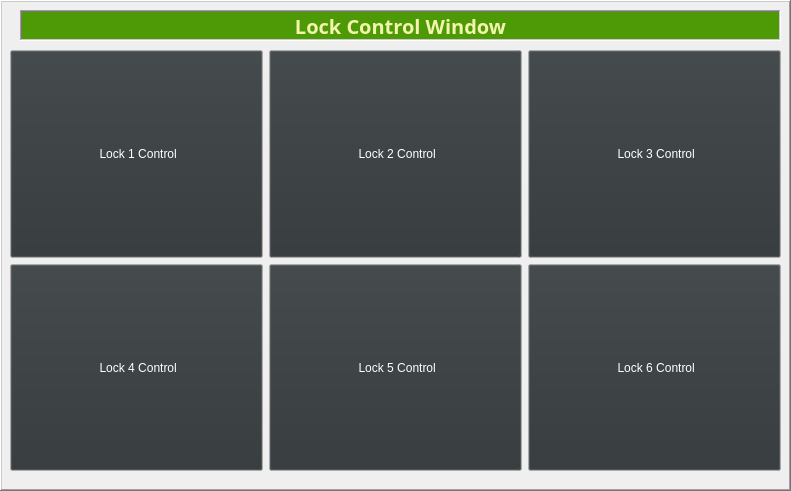
  <widget class="QFrame" name="frame">
   <property name="geometry">
    <rect>
     <x>220</x>
     <y>10</y>
     <width>791</width>
     <height>491</height>
    </rect>
   </property>
   <property name="frameShape">
    <enum>QFrame::WinPanel</enum>
   </property>
   <property name="frameShadow">
    <enum>QFrame::Raised</enum>
   </property>
   <widget class="QWidget" name="gridLayoutWidget">
    <property name="geometry">
     <rect>
      <x>10</x>
      <y>50</y>
      <width>771</width>
      <height>421</height>
     </rect>
    </property>
    <layout class="QGridLayout" name="gridLayout">
     <item row="2" column="0">
      <widget class="QPushButton" name="pushButton_9">
       <property name="sizePolicy">
        <sizepolicy hsizetype="MinimumExpanding" vsizetype="MinimumExpanding">
         <horstretch>0</horstretch>
         <verstretch>0</verstretch>
        </sizepolicy>
       </property>
       <property name="palette">
        <palette>
         <active>
          <colorrole role="Button">
           <brush brushstyle="SolidPattern">
            <color alpha="255">
             <red>46</red>
             <green>52</green>
             <blue>54</blue>
            </color>
           </brush>
          </colorrole>
          <colorrole role="ButtonText">
           <brush brushstyle="SolidPattern">
            <color alpha="255">
             <red>255</red>
             <green>255</green>
             <blue>255</blue>
            </color>
           </brush>
          </colorrole>
         </active>
         <inactive>
          <colorrole role="Button">
           <brush brushstyle="SolidPattern">
            <color alpha="255">
             <red>46</red>
             <green>52</green>
             <blue>54</blue>
            </color>
           </brush>
          </colorrole>
          <colorrole role="ButtonText">
           <brush brushstyle="SolidPattern">
            <color alpha="255">
             <red>255</red>
             <green>255</green>
             <blue>255</blue>
            </color>
           </brush>
          </colorrole>
         </inactive>
         <disabled>
          <colorrole role="Button">
           <brush brushstyle="SolidPattern">
            <color alpha="255">
             <red>46</red>
             <green>52</green>
             <blue>54</blue>
            </color>
           </brush>
          </colorrole>
          <colorrole role="ButtonText">
           <brush brushstyle="SolidPattern">
            <color alpha="255">
             <red>190</red>
             <green>190</green>
             <blue>190</blue>
            </color>
           </brush>
          </colorrole>
         </disabled>
        </palette>
       </property>
       <property name="text">
        <string> Lock 4 Control</string>
       </property>
       <property name="icon">
        <iconset>
         <normaloff>../build-aces-Desktop-Debug/icons/White_Lock.png</normaloff>../build-aces-Desktop-Debug/icons/White_Lock.png</iconset>
       </property>
       <property name="iconSize">
        <size>
         <width>50</width>
         <height>50</height>
        </size>
       </property>
      </widget>
     </item>
     <item row="0" column="2">
      <widget class="QPushButton" name="pushButton_8">
       <property name="sizePolicy">
        <sizepolicy hsizetype="MinimumExpanding" vsizetype="MinimumExpanding">
         <horstretch>0</horstretch>
         <verstretch>0</verstretch>
        </sizepolicy>
       </property>
       <property name="palette">
        <palette>
         <active>
          <colorrole role="Button">
           <brush brushstyle="SolidPattern">
            <color alpha="255">
             <red>46</red>
             <green>52</green>
             <blue>54</blue>
            </color>
           </brush>
          </colorrole>
          <colorrole role="ButtonText">
           <brush brushstyle="SolidPattern">
            <color alpha="255">
             <red>255</red>
             <green>255</green>
             <blue>255</blue>
            </color>
           </brush>
          </colorrole>
         </active>
         <inactive>
          <colorrole role="Button">
           <brush brushstyle="SolidPattern">
            <color alpha="255">
             <red>46</red>
             <green>52</green>
             <blue>54</blue>
            </color>
           </brush>
          </colorrole>
          <colorrole role="ButtonText">
           <brush brushstyle="SolidPattern">
            <color alpha="255">
             <red>255</red>
             <green>255</green>
             <blue>255</blue>
            </color>
           </brush>
          </colorrole>
         </inactive>
         <disabled>
          <colorrole role="Button">
           <brush brushstyle="SolidPattern">
            <color alpha="255">
             <red>46</red>
             <green>52</green>
             <blue>54</blue>
            </color>
           </brush>
          </colorrole>
          <colorrole role="ButtonText">
           <brush brushstyle="SolidPattern">
            <color alpha="255">
             <red>190</red>
             <green>190</green>
             <blue>190</blue>
            </color>
           </brush>
          </colorrole>
         </disabled>
        </palette>
       </property>
       <property name="text">
        <string> Lock 3 Control</string>
       </property>
       <property name="icon">
        <iconset>
         <normaloff>../build-aces-Desktop-Debug/icons/White_Lock.png</normaloff>../build-aces-Desktop-Debug/icons/White_Lock.png</iconset>
       </property>
       <property name="iconSize">
        <size>
         <width>50</width>
         <height>50</height>
        </size>
       </property>
      </widget>
     </item>
     <item row="0" column="1">
      <widget class="QPushButton" name="pushButton_7">
       <property name="sizePolicy">
        <sizepolicy hsizetype="MinimumExpanding" vsizetype="MinimumExpanding">
         <horstretch>0</horstretch>
         <verstretch>0</verstretch>
        </sizepolicy>
       </property>
       <property name="palette">
        <palette>
         <active>
          <colorrole role="Button">
           <brush brushstyle="SolidPattern">
            <color alpha="255">
             <red>46</red>
             <green>52</green>
             <blue>54</blue>
            </color>
           </brush>
          </colorrole>
          <colorrole role="ButtonText">
           <brush brushstyle="SolidPattern">
            <color alpha="255">
             <red>255</red>
             <green>255</green>
             <blue>255</blue>
            </color>
           </brush>
          </colorrole>
         </active>
         <inactive>
          <colorrole role="Button">
           <brush brushstyle="SolidPattern">
            <color alpha="255">
             <red>46</red>
             <green>52</green>
             <blue>54</blue>
            </color>
           </brush>
          </colorrole>
          <colorrole role="ButtonText">
           <brush brushstyle="SolidPattern">
            <color alpha="255">
             <red>255</red>
             <green>255</green>
             <blue>255</blue>
            </color>
           </brush>
          </colorrole>
         </inactive>
         <disabled>
          <colorrole role="Button">
           <brush brushstyle="SolidPattern">
            <color alpha="255">
             <red>46</red>
             <green>52</green>
             <blue>54</blue>
            </color>
           </brush>
          </colorrole>
          <colorrole role="ButtonText">
           <brush brushstyle="SolidPattern">
            <color alpha="255">
             <red>190</red>
             <green>190</green>
             <blue>190</blue>
            </color>
           </brush>
          </colorrole>
         </disabled>
        </palette>
       </property>
       <property name="text">
        <string> Lock 2 Control</string>
       </property>
       <property name="icon">
        <iconset>
         <normaloff>../build-aces-Desktop-Debug/icons/White_Lock.png</normaloff>../build-aces-Desktop-Debug/icons/White_Lock.png</iconset>
       </property>
       <property name="iconSize">
        <size>
         <width>50</width>
         <height>50</height>
        </size>
       </property>
      </widget>
     </item>
     <item row="2" column="1">
      <widget class="QPushButton" name="pushButton_10">
       <property name="sizePolicy">
        <sizepolicy hsizetype="MinimumExpanding" vsizetype="MinimumExpanding">
         <horstretch>0</horstretch>
         <verstretch>0</verstretch>
        </sizepolicy>
       </property>
       <property name="palette">
        <palette>
         <active>
          <colorrole role="Button">
           <brush brushstyle="SolidPattern">
            <color alpha="255">
             <red>46</red>
             <green>52</green>
             <blue>54</blue>
            </color>
           </brush>
          </colorrole>
          <colorrole role="ButtonText">
           <brush brushstyle="SolidPattern">
            <color alpha="255">
             <red>255</red>
             <green>255</green>
             <blue>255</blue>
            </color>
           </brush>
          </colorrole>
         </active>
         <inactive>
          <colorrole role="Button">
           <brush brushstyle="SolidPattern">
            <color alpha="255">
             <red>46</red>
             <green>52</green>
             <blue>54</blue>
            </color>
           </brush>
          </colorrole>
          <colorrole role="ButtonText">
           <brush brushstyle="SolidPattern">
            <color alpha="255">
             <red>255</red>
             <green>255</green>
             <blue>255</blue>
            </color>
           </brush>
          </colorrole>
         </inactive>
         <disabled>
          <colorrole role="Button">
           <brush brushstyle="SolidPattern">
            <color alpha="255">
             <red>46</red>
             <green>52</green>
             <blue>54</blue>
            </color>
           </brush>
          </colorrole>
          <colorrole role="ButtonText">
           <brush brushstyle="SolidPattern">
            <color alpha="255">
             <red>190</red>
             <green>190</green>
             <blue>190</blue>
            </color>
           </brush>
          </colorrole>
         </disabled>
        </palette>
       </property>
       <property name="text">
        <string> Lock 5 Control</string>
       </property>
       <property name="icon">
        <iconset>
         <normaloff>../build-aces-Desktop-Debug/icons/White_Lock.png</normaloff>../build-aces-Desktop-Debug/icons/White_Lock.png</iconset>
       </property>
       <property name="iconSize">
        <size>
         <width>50</width>
         <height>50</height>
        </size>
       </property>
      </widget>
     </item>
     <item row="2" column="2">
      <widget class="QPushButton" name="pushButton_11">
       <property name="sizePolicy">
        <sizepolicy hsizetype="MinimumExpanding" vsizetype="MinimumExpanding">
         <horstretch>0</horstretch>
         <verstretch>0</verstretch>
        </sizepolicy>
       </property>
       <property name="palette">
        <palette>
         <active>
          <colorrole role="Button">
           <brush brushstyle="SolidPattern">
            <color alpha="255">
             <red>46</red>
             <green>52</green>
             <blue>54</blue>
            </color>
           </brush>
          </colorrole>
          <colorrole role="ButtonText">
           <brush brushstyle="SolidPattern">
            <color alpha="255">
             <red>255</red>
             <green>255</green>
             <blue>255</blue>
            </color>
           </brush>
          </colorrole>
         </active>
         <inactive>
          <colorrole role="Button">
           <brush brushstyle="SolidPattern">
            <color alpha="255">
             <red>46</red>
             <green>52</green>
             <blue>54</blue>
            </color>
           </brush>
          </colorrole>
          <colorrole role="ButtonText">
           <brush brushstyle="SolidPattern">
            <color alpha="255">
             <red>255</red>
             <green>255</green>
             <blue>255</blue>
            </color>
           </brush>
          </colorrole>
         </inactive>
         <disabled>
          <colorrole role="Button">
           <brush brushstyle="SolidPattern">
            <color alpha="255">
             <red>46</red>
             <green>52</green>
             <blue>54</blue>
            </color>
           </brush>
          </colorrole>
          <colorrole role="ButtonText">
           <brush brushstyle="SolidPattern">
            <color alpha="255">
             <red>190</red>
             <green>190</green>
             <blue>190</blue>
            </color>
           </brush>
          </colorrole>
         </disabled>
        </palette>
       </property>
       <property name="text">
        <string> Lock 6 Control</string>
       </property>
       <property name="icon">
        <iconset>
         <normaloff>../build-aces-Desktop-Debug/icons/White_Lock.png</normaloff>../build-aces-Desktop-Debug/icons/White_Lock.png</iconset>
       </property>
       <property name="iconSize">
        <size>
         <width>50</width>
         <height>50</height>
        </size>
       </property>
      </widget>
     </item>
     <item row="0" column="0">
      <widget class="QPushButton" name="pushButton_6">
       <property name="sizePolicy">
        <sizepolicy hsizetype="MinimumExpanding" vsizetype="MinimumExpanding">
         <horstretch>0</horstretch>
         <verstretch>0</verstretch>
        </sizepolicy>
       </property>
       <property name="palette">
        <palette>
         <active>
          <colorrole role="Button">
           <brush brushstyle="SolidPattern">
            <color alpha="255">
             <red>46</red>
             <green>52</green>
             <blue>54</blue>
            </color>
           </brush>
          </colorrole>
          <colorrole role="ButtonText">
           <brush brushstyle="SolidPattern">
            <color alpha="255">
             <red>255</red>
             <green>255</green>
             <blue>255</blue>
            </color>
           </brush>
          </colorrole>
         </active>
         <inactive>
          <colorrole role="Button">
           <brush brushstyle="SolidPattern">
            <color alpha="255">
             <red>46</red>
             <green>52</green>
             <blue>54</blue>
            </color>
           </brush>
          </colorrole>
          <colorrole role="ButtonText">
           <brush brushstyle="SolidPattern">
            <color alpha="255">
             <red>255</red>
             <green>255</green>
             <blue>255</blue>
            </color>
           </brush>
          </colorrole>
         </inactive>
         <disabled>
          <colorrole role="Button">
           <brush brushstyle="SolidPattern">
            <color alpha="255">
             <red>46</red>
             <green>52</green>
             <blue>54</blue>
            </color>
           </brush>
          </colorrole>
          <colorrole role="ButtonText">
           <brush brushstyle="SolidPattern">
            <color alpha="255">
             <red>190</red>
             <green>190</green>
             <blue>190</blue>
            </color>
           </brush>
          </colorrole>
         </disabled>
        </palette>
       </property>
       <property name="text">
        <string> Lock 1 Control</string>
       </property>
       <property name="icon">
        <iconset>
         <normaloff>../build-aces-Desktop-Debug/icons/White_Lock.png</normaloff>../build-aces-Desktop-Debug/icons/White_Lock.png</iconset>
       </property>
       <property name="iconSize">
        <size>
         <width>50</width>
         <height>50</height>
        </size>
       </property>
      </widget>
     </item>
    </layout>
   </widget>
   <widget class="QLabel" name="label">
    <property name="geometry">
     <rect>
      <x>20</x>
      <y>10</y>
      <width>761</width>
      <height>31</height>
     </rect>
    </property>
    <property name="palette">
     <palette>
      <active>
       <colorrole role="WindowText">
        <brush brushstyle="SolidPattern">
         <color alpha="255">
          <red>243</red>
          <green>245</green>
          <blue>174</blue>
         </color>
        </brush>
       </colorrole>
       <colorrole role="Text">
        <brush brushstyle="SolidPattern">
         <color alpha="255">
          <red>243</red>
          <green>245</green>
          <blue>174</blue>
         </color>
        </brush>
       </colorrole>
       <colorrole role="ButtonText">
        <brush brushstyle="SolidPattern">
         <color alpha="255">
          <red>243</red>
          <green>245</green>
          <blue>174</blue>
         </color>
        </brush>
       </colorrole>
       <colorrole role="Base">
        <brush brushstyle="SolidPattern">
         <color alpha="255">
          <red>255</red>
          <green>255</green>
          <blue>255</blue>
         </color>
        </brush>
       </colorrole>
       <colorrole role="Window">
        <brush brushstyle="SolidPattern">
         <color alpha="255">
          <red>78</red>
          <green>154</green>
          <blue>6</blue>
         </color>
        </brush>
       </colorrole>
      </active>
      <inactive>
       <colorrole role="WindowText">
        <brush brushstyle="SolidPattern">
         <color alpha="255">
          <red>243</red>
          <green>245</green>
          <blue>174</blue>
         </color>
        </brush>
       </colorrole>
       <colorrole role="Text">
        <brush brushstyle="SolidPattern">
         <color alpha="255">
          <red>243</red>
          <green>245</green>
          <blue>174</blue>
         </color>
        </brush>
       </colorrole>
       <colorrole role="ButtonText">
        <brush brushstyle="SolidPattern">
         <color alpha="255">
          <red>243</red>
          <green>245</green>
          <blue>174</blue>
         </color>
        </brush>
       </colorrole>
       <colorrole role="Base">
        <brush brushstyle="SolidPattern">
         <color alpha="255">
          <red>255</red>
          <green>255</green>
          <blue>255</blue>
         </color>
        </brush>
       </colorrole>
       <colorrole role="Window">
        <brush brushstyle="SolidPattern">
         <color alpha="255">
          <red>78</red>
          <green>154</green>
          <blue>6</blue>
         </color>
        </brush>
       </colorrole>
      </inactive>
      <disabled>
       <colorrole role="WindowText">
        <brush brushstyle="SolidPattern">
         <color alpha="255">
          <red>190</red>
          <green>190</green>
          <blue>190</blue>
         </color>
        </brush>
       </colorrole>
       <colorrole role="Text">
        <brush brushstyle="SolidPattern">
         <color alpha="255">
          <red>190</red>
          <green>190</green>
          <blue>190</blue>
         </color>
        </brush>
       </colorrole>
       <colorrole role="ButtonText">
        <brush brushstyle="SolidPattern">
         <color alpha="255">
          <red>190</red>
          <green>190</green>
          <blue>190</blue>
         </color>
        </brush>
       </colorrole>
       <colorrole role="Base">
        <brush brushstyle="SolidPattern">
         <color alpha="255">
          <red>78</red>
          <green>154</green>
          <blue>6</blue>
         </color>
        </brush>
       </colorrole>
       <colorrole role="Window">
        <brush brushstyle="SolidPattern">
         <color alpha="255">
          <red>78</red>
          <green>154</green>
          <blue>6</blue>
         </color>
        </brush>
       </colorrole>
      </disabled>
     </palette>
    </property>
    <property name="font">
     <font>
      <family>Ubuntu Condensed</family>
      <pointsize>15</pointsize>
      <weight>75</weight>
      <italic>false</italic>
      <bold>true</bold>
     </font>
    </property>
    <property name="layoutDirection">
     <enum>Qt::LeftToRight</enum>
    </property>
    <property name="autoFillBackground">
     <bool>true</bool>
    </property>
    <property name="frameShape">
     <enum>QFrame::WinPanel</enum>
    </property>
    <property name="frameShadow">
     <enum>QFrame::Sunken</enum>
    </property>
    <property name="text">
     <string>Lock Control Window</string>
    </property>
    <property name="alignment">
     <set>Qt::AlignCenter</set>
    </property>
   </widget>
  </widget>
